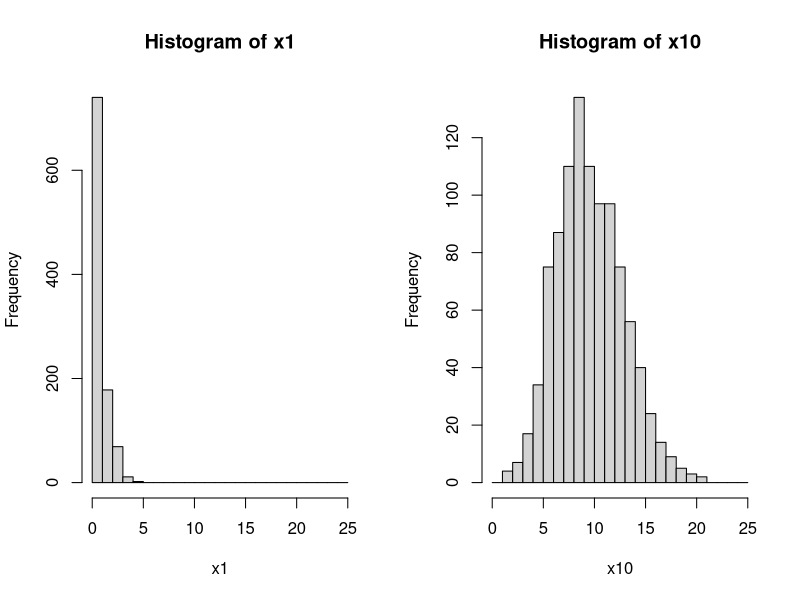
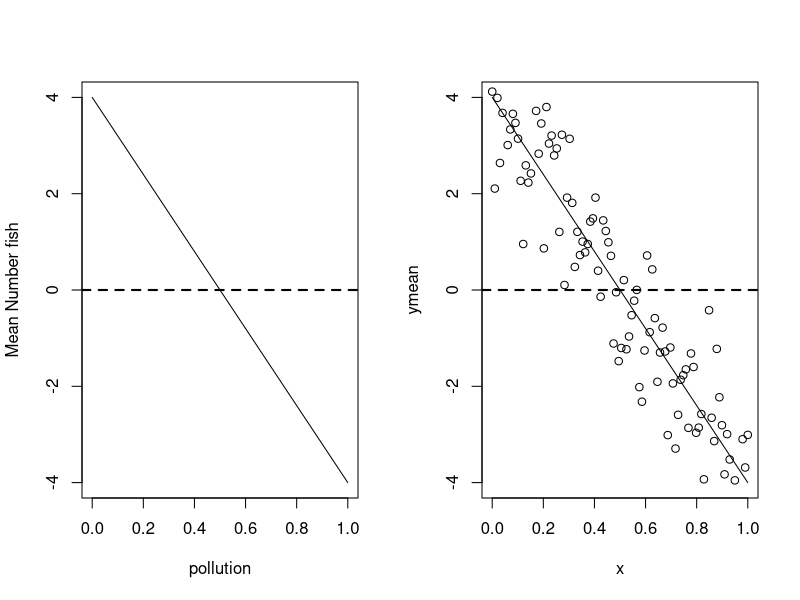
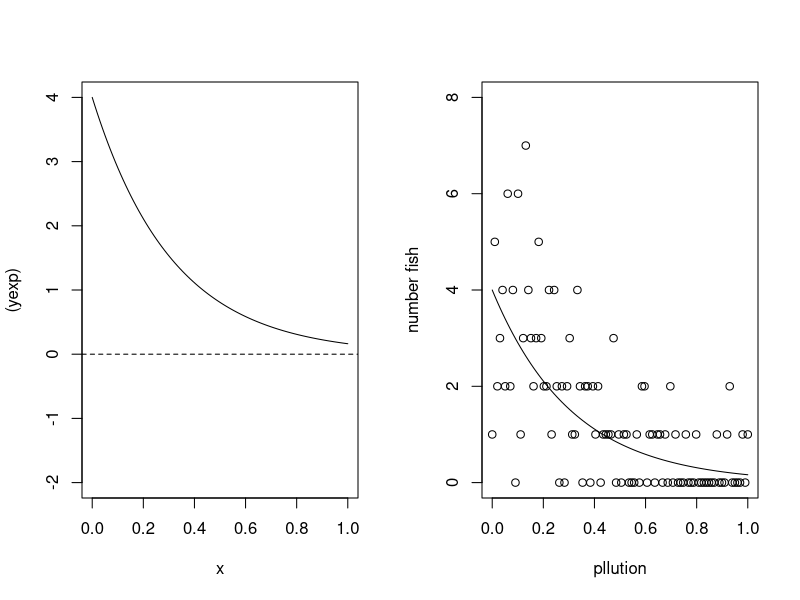
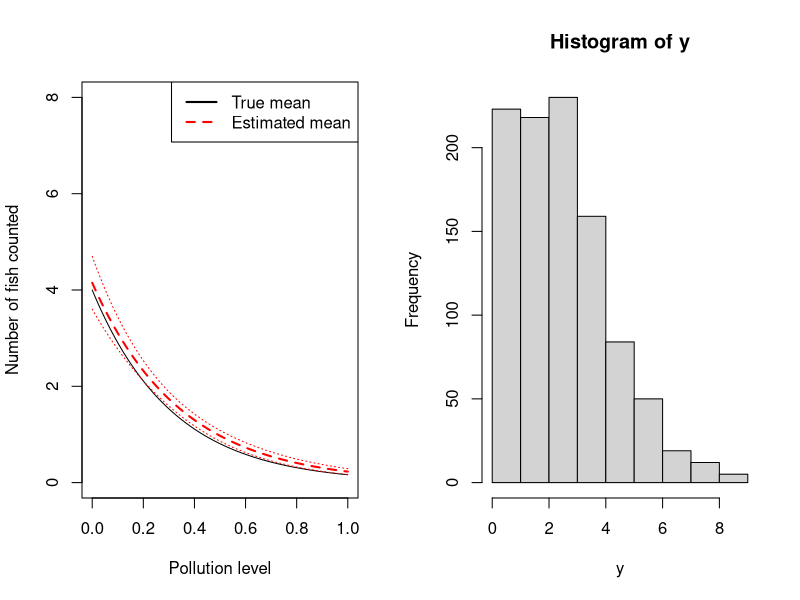
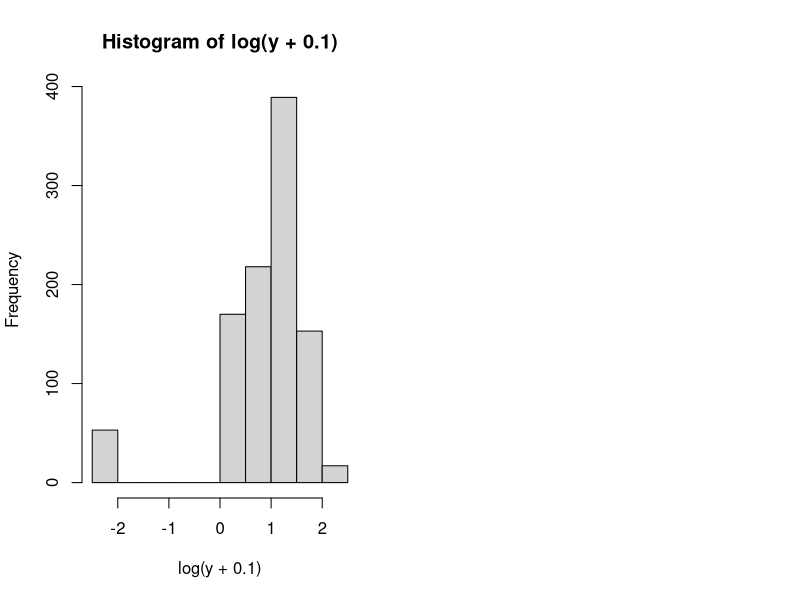

Here is the R script that generated these plots, in order:
# based on this blog: 
# https://www.seascapemodels.org/rstats/2018/10/16/understanding-the-glm-link.html


#CJ Brown
#2024-10-10


n <- 1000
set.seed(42)

x1 <- rpois(n, lambda = 1)
x10 <- rpois(n, lambda = 10)

mean(x1)
var(x1)
mean(x10)
var(x10)

par(mfrow = c(1,2))
hist(x1, xlim = c(0, 25), seq(0, 25, by = 1))
hist(x10, xlim = c(0, 25), seq(0, 25, by = 1))


# Linear models
# ymean[i] = a + b * x[i]

n <- 100
beta <- -8 
alpha <- 4
x <- seq(0, 1, length.out = n)

ymean <- alpha + beta*x

plot(x, ymean, type = 'l', 
     xlab = "pollution",
     ylab = "Mean Number fish")
abline(h = 0, lty = 2, lwd = 2)

set.seed(55)
yobs_normal <- ymean + rnorm(n)
plot(x, ymean, type = "l")
points(x, yobs_normal)
abline(h = 0, lty = 2, lwd = 2)
yobs_normal

## Simulate from a Poisson
gamma <- -3.2 #effect of pollution
1/exp(gamma)
alpha <- 4 #intercept - mean at zero pollution

yexp <- alpha*exp(gamma*x)
#Bit of algebra
# ymean = a*exp(gamma*x)
#log(ymean) = log(a) + gamma*x

plot(x, (yexp), type = 'l',
     ylim = c(-2, 4))
abline(h = 0, lty = 2)

yobs_pois <- rpois(n, yexp)
plot(x, yexp, type = "l", 
     xlab = "pllution",
     ylab = "number fish",
     ylim = c(0, 8))
points(x, yobs_pois)

# Doing it the righ tway around 
# fit the model 

m1 <- glm(yobs_pois ~ x,
          family = poisson(link = "log"))
coef(m1)
exp(coef(m1)[1])

1/exp(coef(m1)[2])

ypredict <- predict(m1, type = "response", se = TRUE)
plot(x, yexp, type = 'l', xlab = "Pollution level",
     ylab = "Number of fish counted",
     ylim = c(0, 8))
lines(x, ypredict$fit, lwd = 2, col = "red", lty = 2)
#Add lines for standard errors
lines(x, ypredict$fit + ypredict$se.fit, lty = 3, col = "red")
lines(x, ypredict$fit - ypredict$se.fit, lty = 3, col = "red")
#plot observations
# points(x, yobs_pois)
legend('topright', legend = c("True mean", "Estimated mean"),
       lwd = 2, lty = c(1,2), col = c("black", "red"))



y <- rpois(1000, 3)
hist(y)
hist(log(y+0.1))
